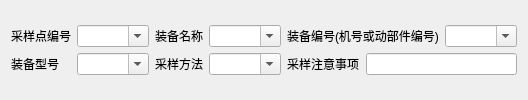
   <widget class="QWidget" name="tab_8">
    <attribute name="title">
     <string>采样点信息</string>
    </attribute>
    <layout class="QGridLayout" name="gridLayout">
     <item row="0" column="0">
      <layout class="QGridLayout" name="gridLayout_18">
       <item row="0" column="0">
        <widget class="QLabel" name="label_109">
         <property name="text">
          <string>采样点编号</string>
         </property>
        </widget>
       </item>
       <item row="0" column="1">
        <widget class="QComboBox" name="comboBox_78">
         <property name="editable">
          <bool>true</bool>
         </property>
        </widget>
       </item>
       <item row="0" column="2">
        <widget class="QLabel" name="label_110">
         <property name="text">
          <string>装备名称</string>
         </property>
        </widget>
       </item>
       <item row="0" column="3">
        <widget class="QComboBox" name="comboBox_79">
         <property name="editable">
          <bool>true</bool>
         </property>
        </widget>
       </item>
       <item row="0" column="4" colspan="2">
        <widget class="QLabel" name="label_111">
         <property name="text">
          <string>装备编号(机号或动部件编号)</string>
         </property>
        </widget>
       </item>
       <item row="0" column="6">
        <widget class="QComboBox" name="comboBox_80">
         <property name="editable">
          <bool>true</bool>
         </property>
        </widget>
       </item>
       <item row="1" column="0">
        <widget class="QLabel" name="label_112">
         <property name="text">
          <string>装备型号</string>
         </property>
        </widget>
       </item>
       <item row="1" column="1">
        <widget class="QComboBox" name="comboBox_81">
         <property name="editable">
          <bool>true</bool>
         </property>
        </widget>
       </item>
       <item row="1" column="2">
        <widget class="QLabel" name="label_113">
         <property name="text">
          <string>采样方法</string>
         </property>
        </widget>
       </item>
       <item row="1" column="3">
        <widget class="QComboBox" name="comboBox_82">
         <property name="editable">
          <bool>true</bool>
         </property>
        </widget>
       </item>
       <item row="1" column="4">
        <widget class="QLabel" name="label_114">
         <property name="text">
          <string>采样注意事项</string>
         </property>
        </widget>
       </item>
       <item row="1" column="5" colspan="2">
        <widget class="QLineEdit" name="lineEdit_20"/>
       </item>
      </layout>
     </item>
    </layout>
   </widget>
